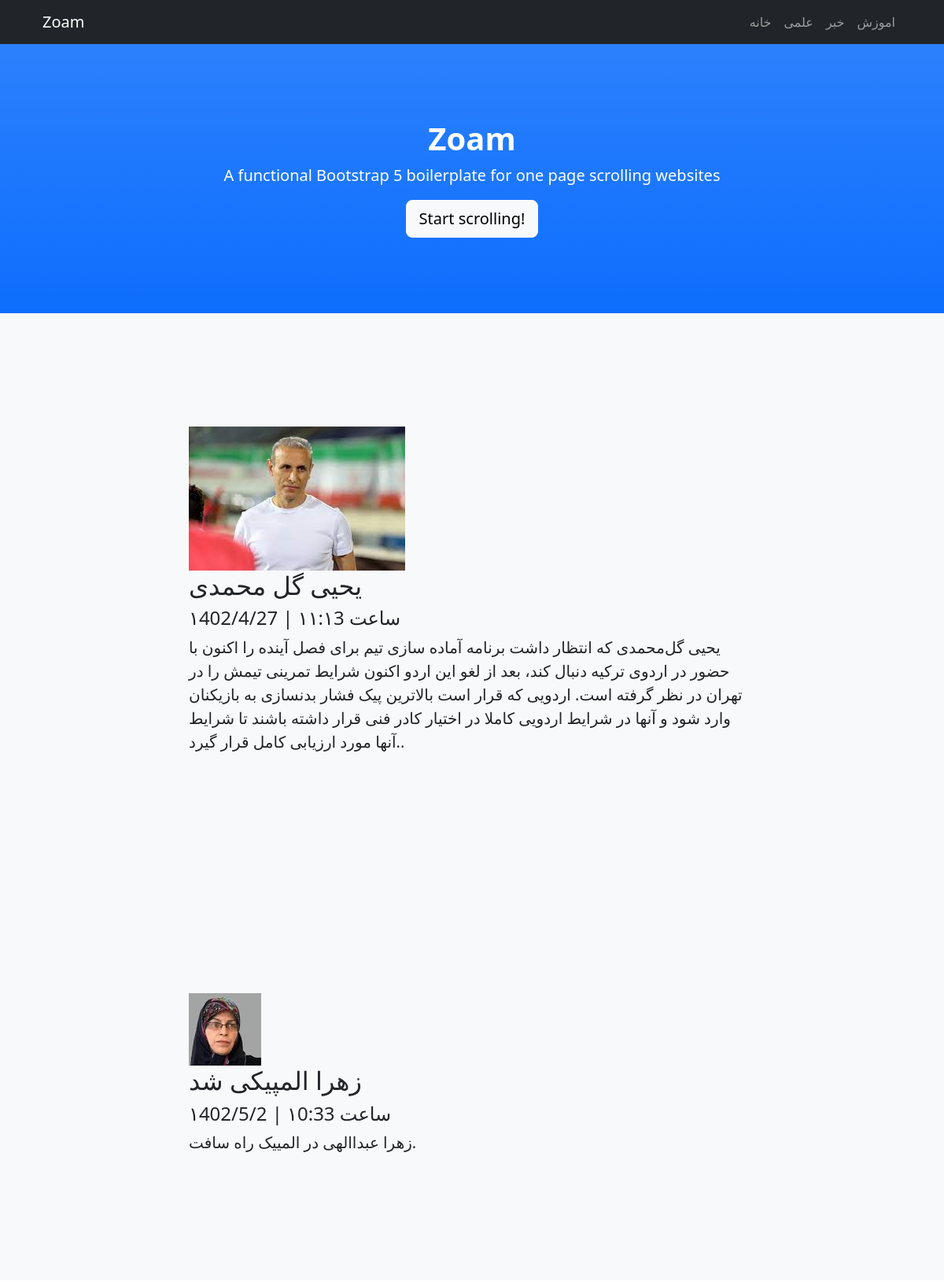
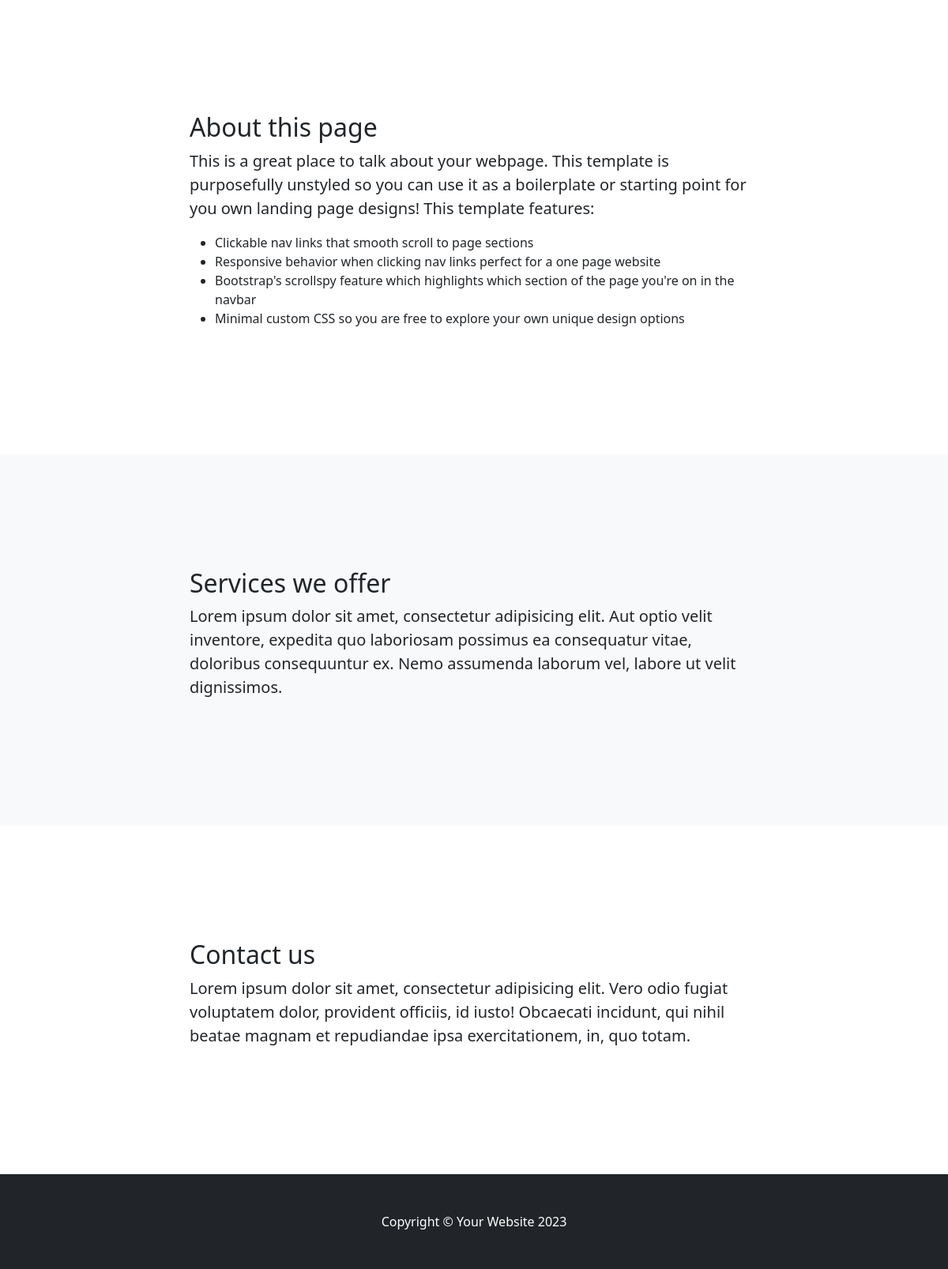
The page / on the database its author committed (2 pictures, top to bottom).
### article/models.py (models this page shows, shortened)
class Category (models.Model):
    title = models.CharField(max_length=200, verbose_name="عنوان دسته بندی")
    slug = models.SlugField(max_length=200, unique=True, verbose_name="آدرس دسته بندی ")
    status = models.BooleanField(default=False, verbose_name="انشارشود ؟ ")
    position = models.IntegerField( verbose_name="پوزیشن")
    class Meta:
        verbose_name = "دسته بندی "
        verbose_name_plural = "دسته بندی ها"
        ordering=['-position']

class Article (models.Model):
    title = models.CharField(max_length=200 ,verbose_name="مقاله")
    slug=models.SlugField(max_length=200 , unique=True ,verbose_name="آدرس مقاله")
    description=models.TextField(verbose_name="توضیحات")
    thumbnail=models.ImageField(upload_to="static/article/images/", blank=True ,verbose_name="عکس جاری")
    category=models.ManyToManyField(Category,verbose_name="عکس جاری")
    publish=models.DateTimeField(default=timezone.now,verbose_name="زمان انتشار")
    created=models.DateTimeField(auto_now_add=True,verbose_name="زمان ساخت")
    updated=models.DateTimeField(auto_now=True,verbose_name="به روزرسانی")
    status=models.BooleanField(default=False,verbose_name="وضعیت")
    class Meta:
        verbose_name="مقاله"
        verbose_name_plural = "مقالات"
    def jpublish (self):
        return jconverter(self.publish)
    jpublish.short_description = "زمان انشار "

### article/views.py (the view)
def index (request):
    context={
        "article":Article.objects.filter(status=True) ,
        "category":Category.objects.filter(status=True)
    }
    return render(request,"article/index.html",context)

### extensions/jalali.py (called while the page is built)
    def persian_tuple(self):
        return self.persian_year, self.persian_month, self.persian_day

### extensions/utils.py (called while the page is built)
def persian_number_coverter(mystr):
    numbers={
        "1":"۱",
        "2": "۲",
        "3": "۳",
        "4": "۴",
        "5": "۵",
        "6": "۶",
        "7": "۷",
        "8": "۸",
        "9": "۹",
    }
    for e , p in numbers.items():
        mystr=mystr.replace(e, p )
        return mystr

def jconverter (time):
    time_to_str ="{},{},{}".format(time.year , time.month , time.day)
    time_to_touple = jalali.Gregorian(time_to_str).persian_tuple()
    output = "{}/{}/{} | ساعت {}:{} " .format(
    time_to_touple[0],
    time_to_touple[1],
    time_to_touple[2],
    time.hour,
    time.minute,
                )
    return persian_number_coverter(output)

### article/templates/article/index.html
{% extends 'article/base.html' %}
{% load static %}
   {% block main  %}
{% for a in article %}
        <section class="bg-light" id="services">
            <div class="container px-4">
                <div class="row gx-4 justify-content-center">
                    <div class="col-lg-8">
                        <img src="{{ a.thumbnail }}" alt="{{ tenant.name }} " style ="width:auto;height:auto;">
                        <h2>{{a.title}}</h2>
                        <h4>{{a.jpublish}}</h4>
                        <p class="lead">{{a.description}}.</p>
                    </div>
                </div>
            </div>
        </section>
        {% endfor %}
  {% endblock  %}

### article/templates/article/base.html (shortened to what this page needs)
{% load static %}
<!DOCTYPE html>
<html lang="en">
    <head>
        <link href="{% static 'article/css/styles.css' %}" rel="stylesheet" />
    </head>
   <body id="page-top">
        <nav class="navbar navbar-expand-lg navbar-dark bg-dark fixed-top" id="mainNav">
            <div class="container px-4">
                <a class="navbar-brand" href="#page-top">Zoam </a>
                <div class="collapse navbar-collapse" id="navbarResponsive">
                    <ul class="navbar-nav ms-auto">
                        <li class="nav-item"><a class="nav-link" href="{% url 'article:home' %}">خانه</a></li>
                        {% for cat in category %}
                        <li class="nav-item"><a class="nav-link" href="#">{{cat.title}}</a></li>
                        {% endfor %}
                    </ul>
                </div>
            </div>
        </nav>
        <header class="bg-primary bg-gradient text-white">
            <div class="container px-4 text-center">
                <h1 class="fw-bolder">Zoam</h1>
                <p class="lead">A functional Bootstrap 5 boilerplate for one page scrolling websites</p>
                <a class="btn btn-lg btn-light" href="#about">Start scrolling!</a>
            </div>
        </header>
{% block main  %}
{% endblock %}
        <section id="about">
            <div class="container px-4">
                <div class="row gx-4 justify-content-center">
                    <div class="col-lg-8">
                        <h2>About this page</h2>
                        <p class="lead">This is a great place to talk about your webpage. This template is purposefully unstyled so you can use it as a boilerplate or starting point for you own landing page designs! This template features:</p>
                        <ul>
                            <li>Clickable nav links that smooth scroll to page sections</li>
                            <li>Responsive behavior when clicking nav links perfect for a one page website</li>
                            <li>Bootstrap's scrollspy feature which highlights which section of the page you're on in the navbar</li>
                            <li>Minimal custom CSS so you are free to explore your own unique design options</li>
                        </ul>
                    </div>
                </div>
            </div>
        </section>
        <section class="bg-light" id="services">
            <div class="container px-4">
                <div class="row gx-4 justify-content-center">
                    <div class="col-lg-8">
                        <h2>Services we offer</h2>
                        <p class="lead">Lorem ipsum dolor sit amet, consectetur adipisicing elit. Aut optio velit inventore, expedita quo laboriosam possimus ea consequatur vitae, doloribus consequuntur ex. Nemo assumenda laborum vel, labore ut velit dignissimos.</p>
                    </div>
                </div>
            </div>
        </section>
        <section id="contact">
            <div class="container px-4">
                <div class="row gx-4 justify-content-center">
                    <div class="col-lg-8">
                        <h2>Contact us</h2>
                        <p class="lead">Lorem ipsum dolor sit amet, consectetur adipisicing elit. Vero odio fugiat voluptatem dolor, provident officiis, id iusto! Obcaecati incidunt, qui nihil beatae magnam et repudiandae ipsa exercitationem, in, quo totam.</p>
                    </div>
                </div>
            </div>
        </section>
        <footer class="py-5 bg-dark">
            <div class="container px-4"><p class="m-0 text-center text-white">Copyright &copy; Your Website 2023</p></div>
        </footer>
</body>
</html>

### rows shown on the page
Category: title "علمی"
Category: title "خبر"
Category: title "اموزش"
Article: thumbnail (picture), title "یحیی گل محمدی", jpublish "۱402/4/27 | ساعت ۱۱:۱3", description "یحیی گل‌محمدی که انتظار داشت برنامه آماده سازی تیم برای فصل آینده را اکنون با حضور در اردوی ترکیه دنبال کند، بعد از لغو این اردو اکنون شرایط تمرینی تیمش را در تهران در نظر گرفته است. اردویی که قرار است بالاترین پیک فشار بدنسازی به بازیکنان وارد شود و آنها در شرایط اردویی کاملا در اختیار کادر فنی قرار داشته باشند تا شرایط آنها مورد ارزیابی کامل قرار گیرد."
Article: thumbnail (picture), title "زهرا المپیکی شد", jpublish "۱402/5/2 | ساعت ۱0:33", description "زهرا عبداالهی در المییک راه سافت"
